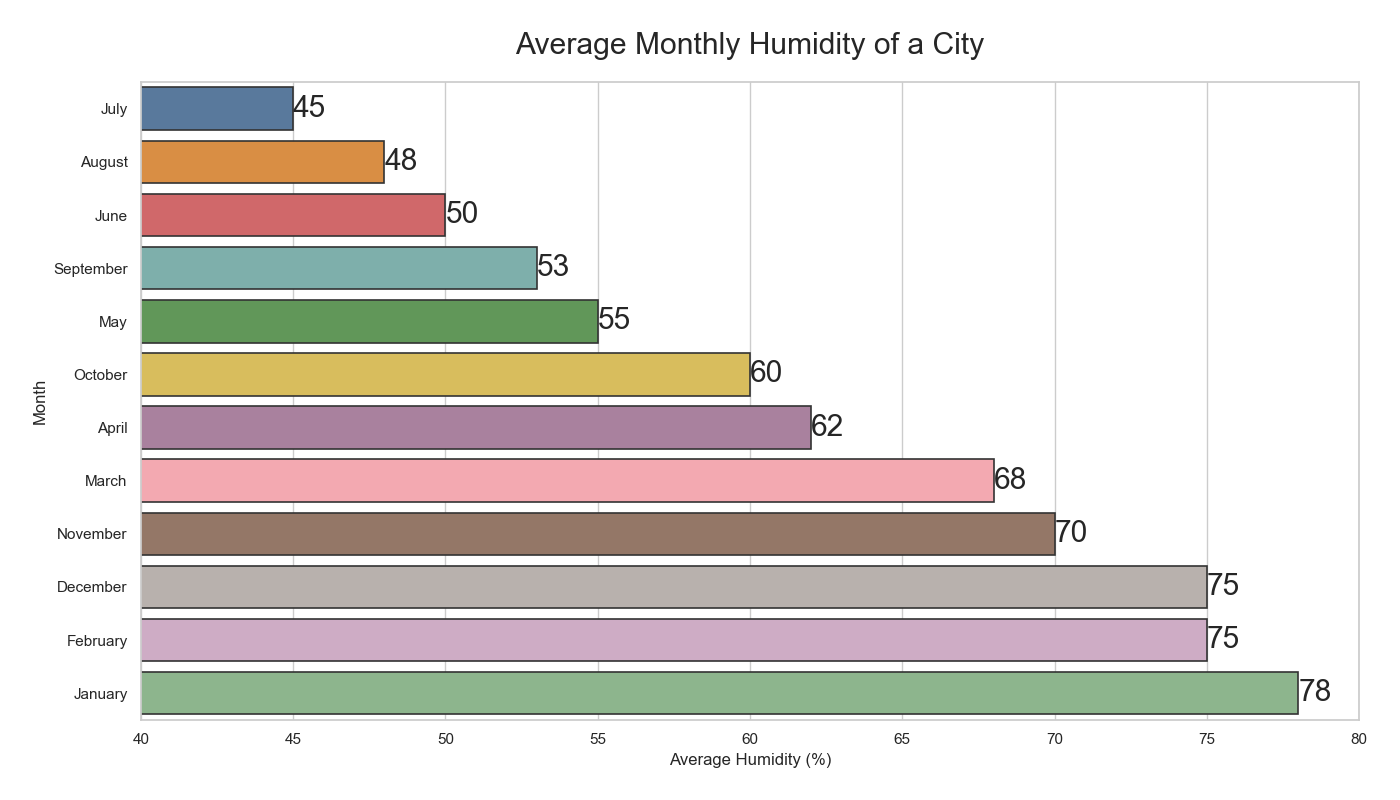

Python code for this plot:

import seaborn as sns
import pandas as pd
import matplotlib.pyplot as plt

# Data inspired by average monthly humidity of a city
data = {
    'Month': ['April', 'May', 'June', 'July', 'August', 'September', 
              'October', 'March', 'November', 'December', 'February', 'January'],
    'Average_Humidity_Percentage': [62, 55, 50, 45, 48, 53, 60, 68, 70, 75, 75, 78]
}

# Create DataFrame
df = pd.DataFrame(data)

# Sort data by humidity for better visualization
df = df.sort_values('Average_Humidity_Percentage')

# Initialize the matplotlib figure
f, ax = plt.subplots(figsize=(14, 8))

# Plot the data; since we want a horizontal bar chart, use 'barh' instead of 'bar'
sns.barplot(
    x="Average_Humidity_Percentage", 
    y="Month", 
    data=df,
    palette=['#4e79a7', '#f28e2b', '#e15759', '#76b7b2', '#59a14f', '#edc948', '#b07aa1', '#ff9da7', '#9c755f', '#bab0ab', '#d4a6c8', '#86bc86'],
    edgecolor=".2",
    linewidth=1.2
)

# Set the bar width; in the case of 'barh', the bar height is actually controlled by 'height'
sns.set_context("poster", font_scale=0.9)
ax.bar_label(ax.containers[0], label_type='edge')

# Change the axes to set a more suitable limit and labels
ax.set_xlim(40, 80)
ax.set_xlabel('Average Humidity (%)')
ax.set_ylabel('Month')
ax.set_title('Average Monthly Humidity of a City', pad=20)

# Show the plot
plt.tight_layout()
plt.show()
